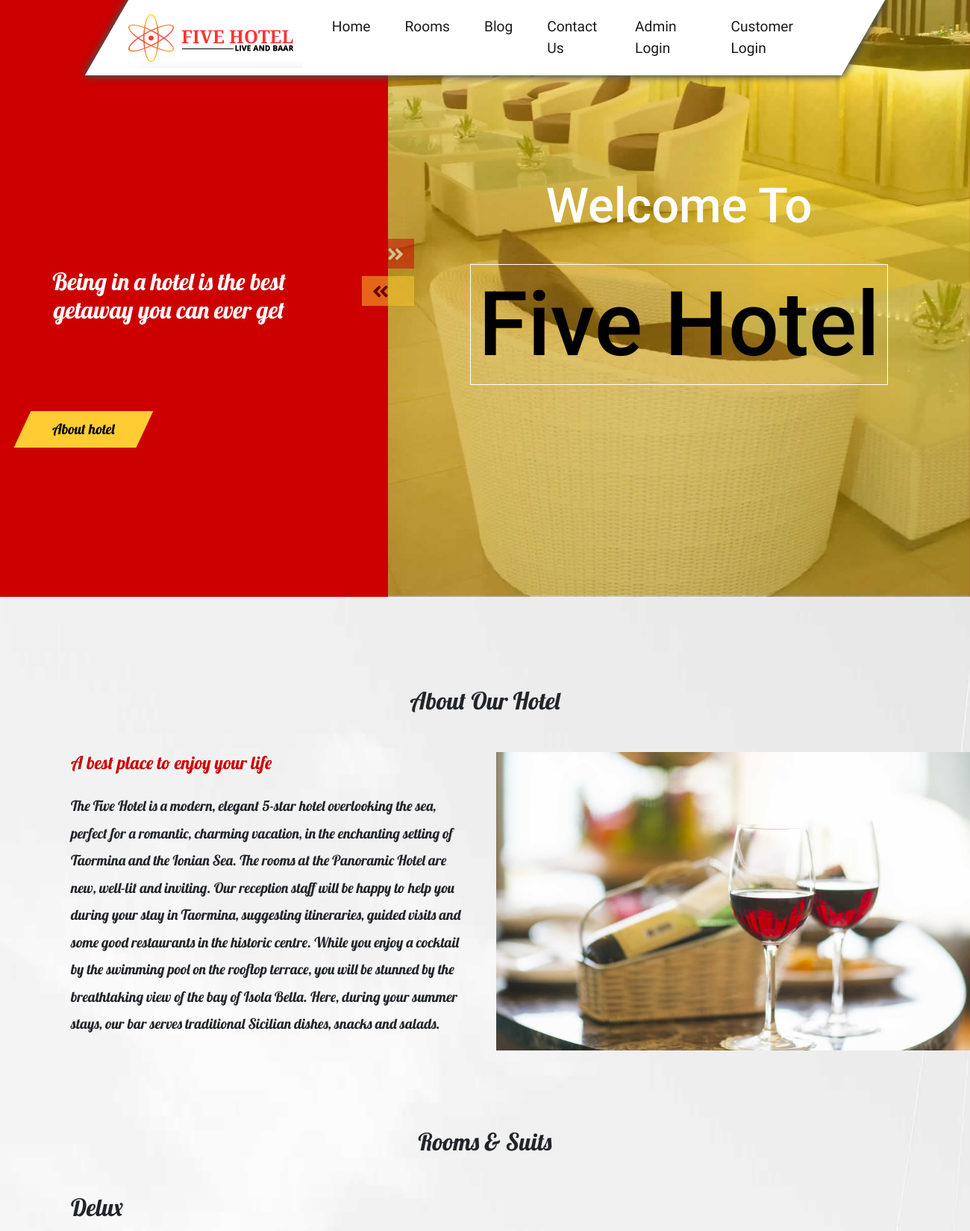
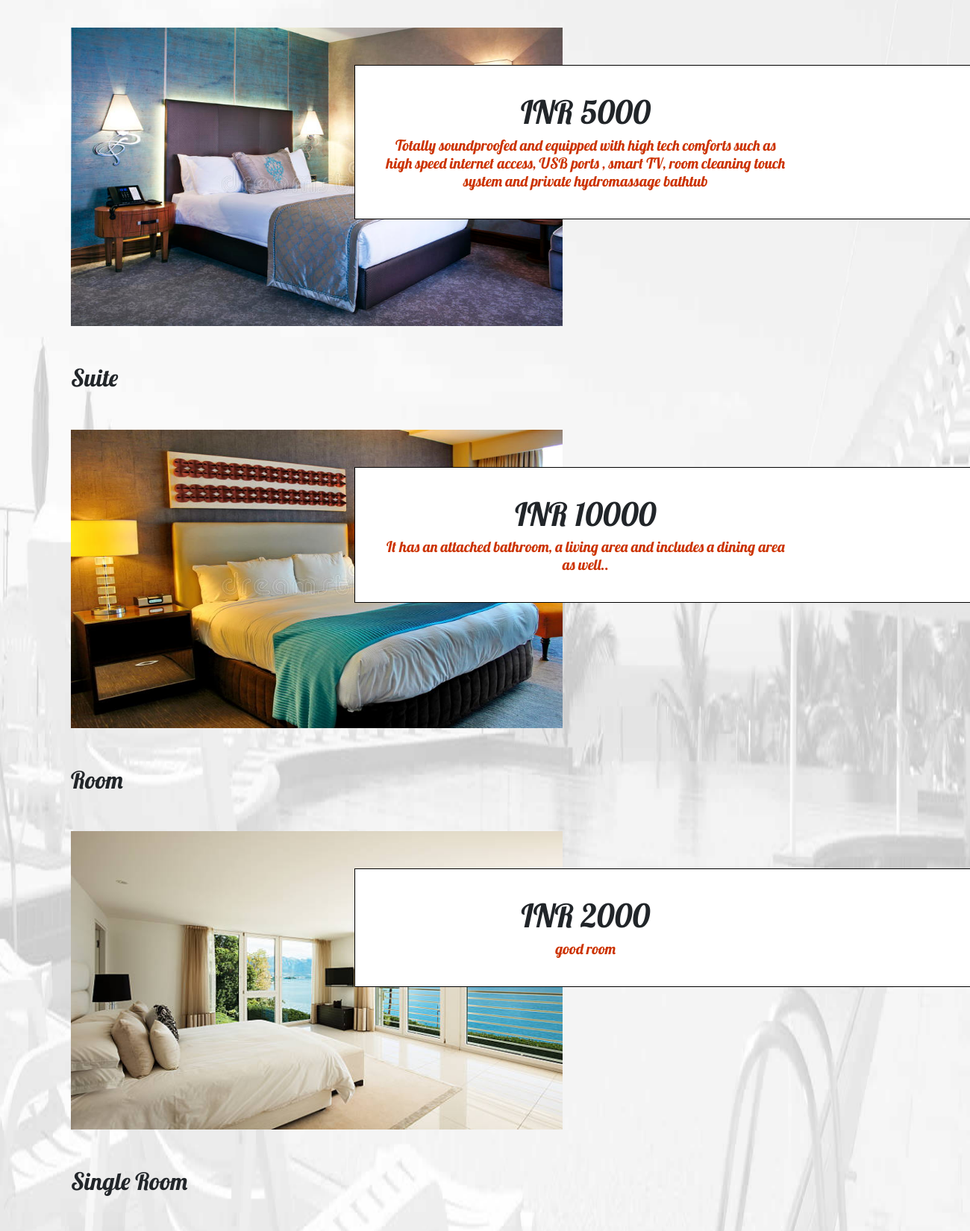
The page / (upper part) on the database its author committed (2 pictures, top to bottom).
### tables this page shows
CREATE TABLE IF NOT EXISTS `room` (
  `room_no` int NOT NULL,
  `price` int DEFAULT NULL,
  `persons` int DEFAULT NULL,
  `floor` int DEFAULT NULL,
  `title` varchar(20) DEFAULT NULL,
  `image` varchar(30) DEFAULT NULL,
  `description` varchar(200) DEFAULT NULL,
  PRIMARY KEY (`room_no`)
);

### dbconn.php (called while the page is built, shortened)
<?php
$con=mysqli_connect("localhost","root","root","project");
function showTable($query)
{
    global $con;
    $result=mysqli_query($con,$query);
    return $result;
}
?>

### index.php (the view, shortened to what this page needs)
<?php
    include "dbconn.php";
?>
<!DOCTYPE html>
<html>
    <head>
        <link rel="stylesheet" href="css/bootstrap.min.css">
        <link rel="stylesheet" href="css/fontawesome.min.css">
        <link rel="stylesheet" href="css/style.css">
    </head>
    <body>
        <nav class="navbar navbar-expand-lg navbar-light bg-light text-capitalize main-font-family">
            <div class="container">
                <a class="navbar-brand" href="index.html"><img src="imgs/logo.png" alt="#" /></a>
                <div class="collapse navbar-collapse" id="show-menu">
                    <ul class="navbar-nav ml-auto">
                        <li class="nav-item active">
                            <a class="nav-link" href="#home">Home <span class="sr-only">(current)</span></a>
                        </li>
                        <li class="nav-item active">
                            <a class="nav-link" href="#room">rooms</a>
                        </li>
                        <li class="nav-item active">
                            <a class="nav-link" href="#blog">blog</a>
                        </li>
                        <li class="nav-item active">
                            <a class="nav-link" href="contactuser.php">contact us</a>
                        </li>
                        <li class="nav-item active">
                            <a class="nav-link" href="admin_login.php">Admin Login</a>
                        </li>
                        <li class="nav-item active">
                            <a class="nav-link" href="customer_login.php">Customer Login</a>
                        </li>
                    </ul>
                </div>
            </div>
        </nav>
        <header id="home">
            <div class="small-container">
                <div class="row">
                    <div class="col-lg-4 col-12 lobster-font-family d-flex align-items-center">
                        <h2>Being in a hotel is the best getaway you can ever get</h2>
                        <button><a href="#">About hotel</a></button>
                    </div>
                </div>
                <div class="h-slider roboto-font-family welcome d-flex align-items-center justify-content-center">
                    <h1 class="text-capitalize">Welcome to <br><span>five hotel</span></h1>
                    <div id="headerslider" class="carousel slide" data-ride="carousel">
                      <div class="carousel-inner">
                        <div class="carousel-item carousel-three active"></div>
                      </div>
                      <a class="carousel-control-prev" href="#headerslider" role="button" data-slide="prev">
                        <i class="fas fa-angle-double-left"></i>
                      </a>
                      <a class="carousel-control-next" href="#headerslider" role="button" data-slide="next">
                        <i class="fas fa-angle-double-right"></i>
                      </a>
                    </div>
                </div>
            </div>
        </header>
        <div class="about lobster-font-family">
            <div class="container">
                 <h2 class="text-center text-capitalize">About our hotel</h2>
                <img src="imgs/shape.png">
                <div class="row">
                    <div class="col-lg-6 col-12">
                        <h4>A best place to enjoy your life</h4>
                        <p>The Five Hotel is a modern, elegant 5-star hotel overlooking the sea,
                            perfect for a romantic, charming vacation, in the enchanting setting of Taormina and the Ionian Sea.
                            The rooms at the Panoramic Hotel are new, well-lit and inviting.
                            Our reception staff will be happy to help you during your stay in Taormina,
                            suggesting itineraries, guided visits and some good restaurants in the historic centre.
                            While you enjoy a cocktail by the swimming pool on the rooftop terrace,
                            you will be stunned by the breathtaking view of the bay of Isola Bella.
                            Here, during your summer stays, our bar serves traditional Sicilian dishes,
                            snacks and salads.
                        </p>
                    </div>
                    <div class="col-lg-6 col-12">
                        <div class="img"></div>
                    </div>
                </div>
                 <h2 class="text-capitalize" align="center" id="room">rooms & suits</h2>
                <?php
                $rooms=showTable("select * from room");
                    while($row=mysqli_fetch_array($rooms))
                    {
                        ?>
                        <h2 class="text-capitalize" id="title"><?php echo $row['title'] ?></h2>
                        <div class="row">
                            <div class="col-lg-4 col-12">
                                <div class="img">
                                    <img style="height: 400px; width: 659px;
                                    " src="image/<?php echo $row['image'] ?>" height="200px" width="200px"></div>
                            </div>
                            <div class="col-lg-8 col-12">
                                <div class="block">
                                    <div>
                                        <strong><?php echo "INR ".$row['price'] ?></strong>
                                        <h5><?php echo $row['description'] ?></h5>
                                    </div>
                                </div>
                            </div>
                        </div>
                        <?php
                    }
                ?>
            </div>
        </div>
    </body>
</html>

### css/style.css (style rules this page uses)
body { overflow-x: hidden; }
li { list-style-type: none; }
body { font-size: 1.2rem; }
.small-container { width: 95%; margin: 0 auto; }
.main-font-family { font-family: 'Lobster Two', cursive; }
.lobster-font-family { font-family: 'Lobster', cursive;; }
.roboto-font-family { font-family: 'Roboto', sans-serif; }
.navbar { background-color: transparent !important; position: fixed; width: 100%; z-index: 100; top: 0; left: 0; padding-top: 0; }
.navbar ul li { padding: 0 15px; }
.navbar .container { width: 80%; background-color: white; transform: skew(-30deg); padding: 5px 20px; box-shadow: 1px 1px 10px #4e4e4e, -1px -1px 10px #4e4e4e; }
.navbar .navbar-nav { transform: skew(30deg); margin-right: 30px; }
header { color: white; background: #cc0000; text-align: center; position: relative; overflow: hidden; }
header h1 { font-size: 65px; position: absolute; z-index: 15; }
header h1 span { color: black; border: 1px solid #FFF; font-size: 120px; line-height: 2; padding: 10px }
header .small-container { padding-top: 150px; position: relative; width: 100%; }
header button { display: block; transform: skew(-25deg); padding: 10px 40px; border: none; background-color: #ffcc33; position: absolute; bottom: 0; }
header button a { color: black; }
header .welcome { position: relative; left: 15px; }
header .carousel-control-next, header .carousel-control-prev { position: absolute; left: -35px; bottom: 0; width: 70px; height: 40px; z-index: 3; font-size: 25px; }
header .carousel-control-next { background-color: #cc0000; text-align: right !important; top: 320px; }
header .carousel-control-prev { background-color: #ffcc33; color: black !important; top: 370px; }
header .carousel-control-next i { width: 60%; margin: 0 auto; text-align: right; }
header .carousel-control-prev i { width: 60%; margin: 0 auto; text-align: left; }
header .h-slider { position: absolute; height: 100vh; top: 0; width: 60%; left: 40%; padding-top: 0; }
header .carousel, header .carousel-inner, header .carousel img, header .carousel-item, header .carousel-item.active { height: 100%; height: 100% }
header .row { padding: 0 30px; height: 400px }
header .slide, header .carousel-inner { width: 100%; height: 100%; }
header .carousel-item { background-position: center; background-size: cover; width: 100%; height: 100%; }
header .carousel-three { background-image: url(../imgs/header.jpg); }
header button a { transform: skew(26deg); float: left; width: 100%; }
.navbar-brand { float: left; transform: skew(30deg); }
.about { padding-top: 70px; background-image: url(../imgs/bg.jpg); background-size: 100% 90%; background-repeat: no-repeat; margin-bottom: 100px; position: relative; overflow: hidden; }
.about h2 { margin-bottom: 50px; margin-top: 50px; }
.about h2 + img { position: absolute; height: 200px; width: 200px; top: -20px; left: -30px; z-index: -1 }
.about h4 { color: #cc0000; margin-bottom: 25px }
.about p { line-height: 1.9; margin-bottom: 70px; }
.about .container > .row:first-of-type { margin-bottom: 50px }
.about .container > .row:first-of-type .img { background-image: url('../imgs/pic2.jpg'); background-size: cover; height: 400px; width: 659px; position: relative; }
.about .block { background-color: white; width: 850px; padding: 30px 40px; text-align: center; position: relative; top: 50px; border: 1px solid black; }
.about .block > div { width: 70% }
.about .block strong { font-size: 43px; font-weight: normal; }
.about .block h5 { color: #cc3300; }

### rows shown on the page
room: title "Delux", image (picture), price "5000", description "Totally soundproofed and equipped with high tech comforts such as high speed internet access, USB ports , smart TV, room cleaning touch system and private hydromassage bathtub"
room: title "Suite", image (picture), price "10000", description "It has an attached bathroom, a living area and includes a dining area as well.."
room: title "Room", image (picture), price "2000", description "good room"
room: title "Single Room"
